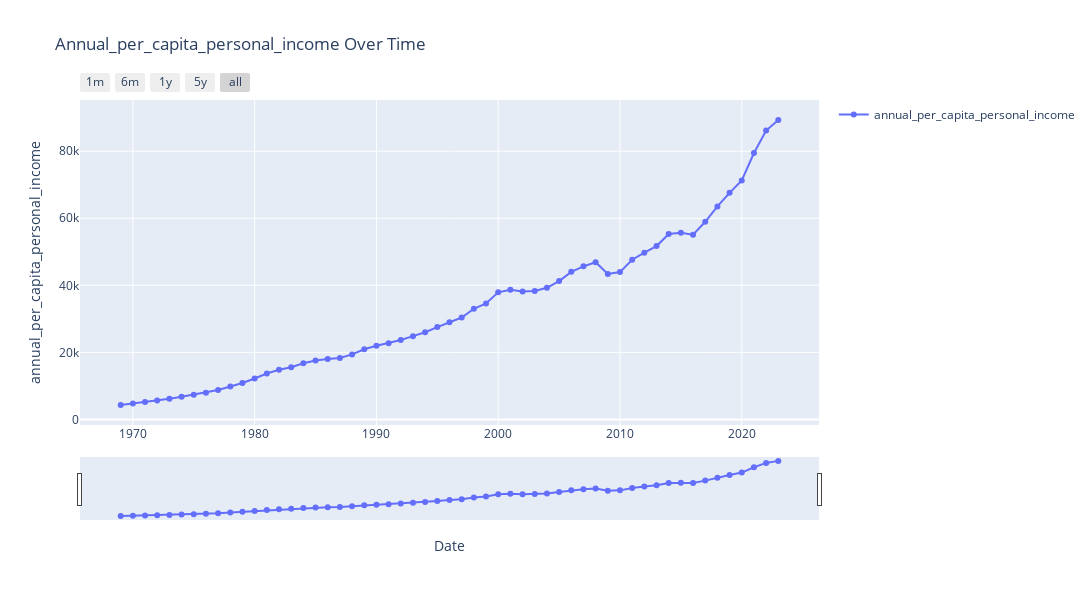
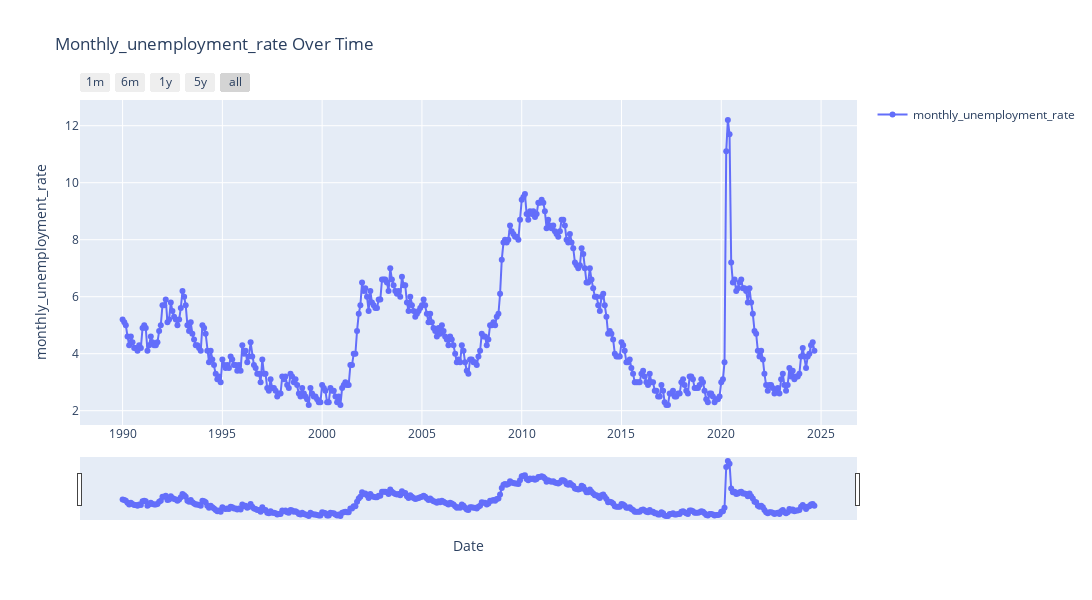
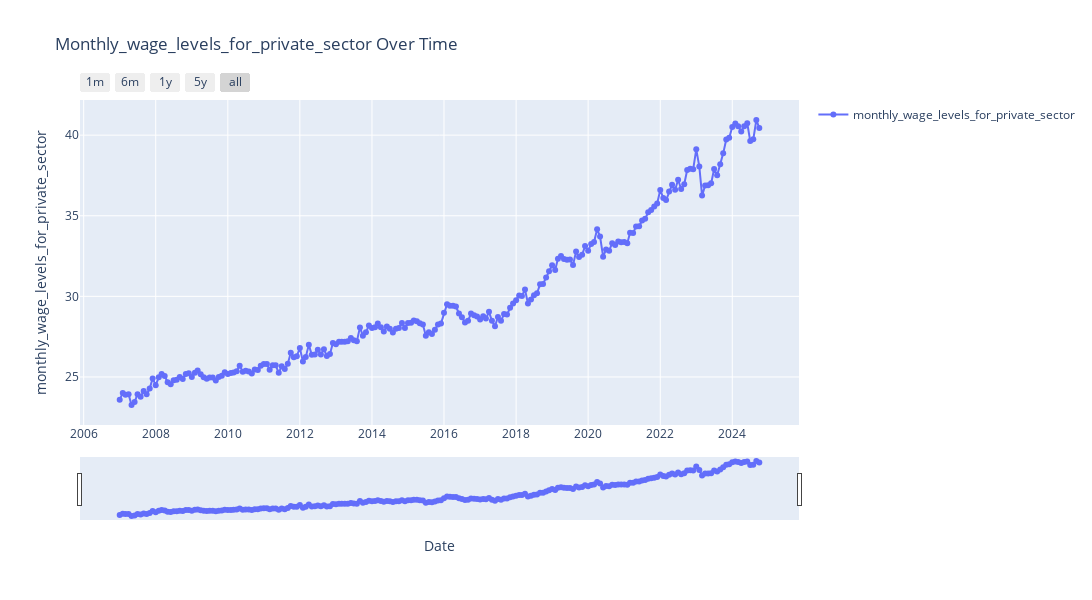

Write notebook code for charts like these, in order.
### Markdown cell above
# Exploratory Data Analysis (EDA): Visualizing Smoke Estimate Data, Wage, and Employment Data, and Their Correlations

This section focuses on visualizing the smoke estimate data and housing data, examining how they correlate, and identifying any noticeable trends. The goal is to understand the relationship between these datasets and uncover patterns that can inform further analysis.

This code creates an interactive line graph using Plotly, displaying the forecasted smoke estimates over time. It first creates a figure and adds a line trace that plots the 'Year' on the x-axis and 'Forecasted_Smoke_Estimate' on the y-axis, with both lines and markers representing the data points. The layout of the plot is customized with titles for the axes and the plot itself, as well as setting the plot dimensions. Gridlines are added to make the graph easier to read. Additionally, a range slider and selector are included for zooming and focusing on different time periods, allowing users to view data from the last 10, 20, or 50 years, or all available data. Finally, the plot is displayed. This makes the visualization more user-friendly and interactive.

### Code cell
# List of DataFrames
dataframes = {
    "annual_per_capita_personal_income": annual_per_capita_personal_income,
    "monthly_unemployment_rate": monthly_unemployment_rate,
    "monthly_wage_levels_for_private_sector": monthly_wage_levels_for_private_sector,
}

# Visualize each DataFrame
for name, df in dataframes.items():
    fig = go.Figure()
    
    fig.add_trace(go.Scatter(
        x=df['DATE'],
        y=df.iloc[:, 1],
        mode='lines+markers',
        name=name
    ))
    
    fig.update_layout(
        title=f"{name.capitalize()} Over Time",
        xaxis_title="Date",
        yaxis_title=name,
        height=600,
        width=1400,
        showlegend=True
    )
    
    fig.update_xaxes(
        rangeslider_visible=True,
        rangeselector=dict(
            buttons=list([
                dict(count=1, label="1m", step="month", stepmode="backward"),
                dict(count=6, label="6m", step="month", stepmode="backward"),
                dict(count=1, label="1y", step="year", stepmode="backward"),
                dict(count=5, label="5y", step="year", stepmode="backward"),
                dict(step="all")
            ])
        )
    )
    
    fig.show()

### Figure 1 — Plotly figure (JSON) as saved in the notebook; plotly's stock layout.template omitted (floating-point values rounded to 4 significant figures)
{"data": [{"mode": "lines+markers", "name": "annual_per_capita_personal_income", "type": "scatter", "x": ["1969-01-01", "1970-01-01", "1971-01-01", "1972-01-01", "1973-01-01", "1974-01-01", "1975-01-01", "1976-01-01", "1977-01-01", "1978-01-01", "1979-01-01", "1980-01-01", "1981-01-01", "1982-01-01", "1983-01-01", "1984-01-01", "1985-01-01", "1986-01-01", "1987-01-01", "1988-01-01", "1989-01-01", "1990-01-01", "1991-01-01", "1992-01-01", "1993-01-01", "1994-01-01", "1995-01-01", "1996-01-01", "1997-01-01", "1998-01-01", "1999-01-01", "2000-01-01", "2001-01-01", "2002-01-01", "2003-01-01", "2004-01-01", "2005-01-01", "2006-01-01", "2007-01-01", "2008-01-01", "2009-01-01", "2010-01-01", "2011-01-01", "2012-01-01", "2013-01-01", "2014-01-01", "2015-01-01", "2016-01-01", "2017-01-01", "2018-01-01", "2019-01-01", "2020-01-01", "2021-01-01", "2022-01-01", "2023-01-01"], "y": [4315, 4756, 5241, 5684, 6200, 6793, 7387, 7975, 8778, 9819, 10864, 12219, 13718, 14800, 15576, 16744, 17563, 18002, 18351, 19401, 20936, 21972, 22732, 23697, 24846, 26007, 27550, 28985, 30400, 33002, 34608, 37919, 38695, 38130, 38302, 39259, 41263, 44019, 45665, 46890, 43394, 43948, 47633, 49749, 51706, 55328, 55702, 55105, 58947, 63534, 67585, 71292, 79446, 86141, 89297]}], "layout": {"height": 600, "showlegend": true, "title": {"text": "Annual_per_capita_personal_income Over Time"}, "width": 1400, "xaxis": {"rangeselector": {"buttons": [{"count": 1, "label": "1m", "step": "month", "stepmode": "backward"}, {"count": 6, "label": "6m", "step": "month", "stepmode": "backward"}, {"count": 1, "label": "1y", "step": "year", "stepmode": "backward"}, {"count": 5, "label": "5y", "step": "year", "stepmode": "backward"}, {"step": "all"}]}, "rangeslider": {"visible": true}, "title": {"text": "Date"}}, "yaxis": {"title": {"text": "annual_per_capita_personal_income"}}}}

### Figure 2 — Plotly figure (JSON) as saved in the notebook; plotly's stock layout.template omitted (floating-point values rounded to 4 significant figures; data arrays with more than 128 entries replaced by an {"elided": "..."} marker saying what was removed)
{"data": [{"mode": "lines+markers", "name": "monthly_unemployment_rate", "type": "scatter", "x": {"elided": "417 str values"}, "y": {"elided": "417 float values"}}], "layout": {"height": 600, "showlegend": true, "title": {"text": "Monthly_unemployment_rate Over Time"}, "width": 1400, "xaxis": {"rangeselector": {"buttons": [{"count": 1, "label": "1m", "step": "month", "stepmode": "backward"}, {"count": 6, "label": "6m", "step": "month", "stepmode": "backward"}, {"count": 1, "label": "1y", "step": "year", "stepmode": "backward"}, {"count": 5, "label": "5y", "step": "year", "stepmode": "backward"}, {"step": "all"}]}, "rangeslider": {"visible": true}, "title": {"text": "Date"}}, "yaxis": {"title": {"text": "monthly_unemployment_rate"}}}}

### Figure 3 — Plotly figure (JSON) as saved in the notebook; plotly's stock layout.template omitted (floating-point values rounded to 4 significant figures; data arrays with more than 128 entries replaced by an {"elided": "..."} marker saying what was removed)
{"data": [{"mode": "lines+markers", "name": "monthly_wage_levels_for_private_sector", "type": "scatter", "x": {"elided": "214 str values"}, "y": {"elided": "214 float values"}}], "layout": {"height": 600, "showlegend": true, "title": {"text": "Monthly_wage_levels_for_private_sector Over Time"}, "width": 1400, "xaxis": {"rangeselector": {"buttons": [{"count": 1, "label": "1m", "step": "month", "stepmode": "backward"}, {"count": 6, "label": "6m", "step": "month", "stepmode": "backward"}, {"count": 1, "label": "1y", "step": "year", "stepmode": "backward"}, {"count": 5, "label": "5y", "step": "year", "stepmode": "backward"}, {"step": "all"}]}, "rangeslider": {"visible": true}, "title": {"text": "Date"}}, "yaxis": {"title": {"text": "monthly_wage_levels_for_private_sector"}}}}
